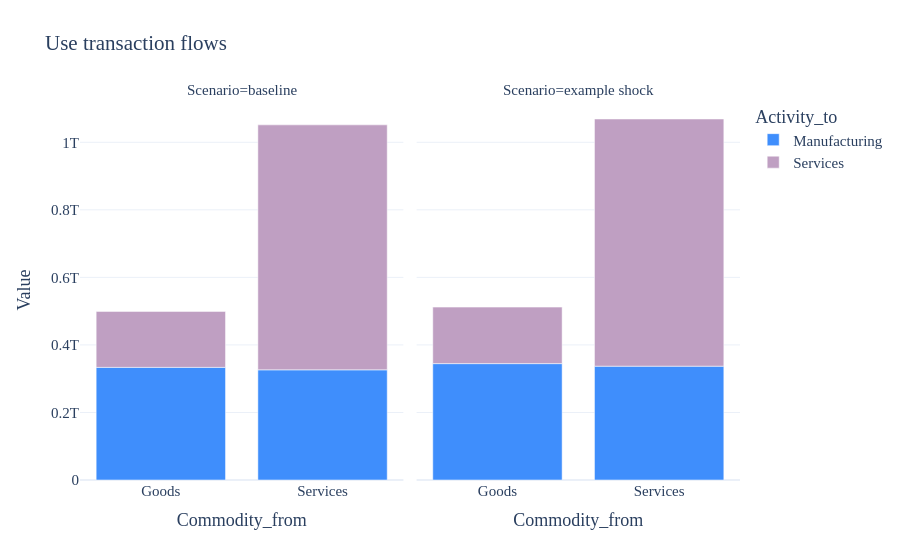

This figure's notebook cell:
### Markdown cell above
If you prefer to inspect absolute values instead of differences, plot both scenarios together and facet the result by `Scenario`.

### Code cell
db_SUT.plot(
    matrix="U",
    scenarios=["baseline", "example shock"],
    preset=None,
    kind="bar",
    x="Commodity_from",
    color="Activity_to",
    facet_col="Scenario",
    filters={"Region_from": ["Region 1"], "Region_to": ["Region 1"]},
    top_n=6,
    auto_open=False,
    path=False,
)

### Figure 1 — Plotly figure (JSON) as saved in the notebook; plotly's stock layout.template omitted (floating-point values rounded to 4 significant figures)
{"data": [{"hovertemplate": "Activity_to=Manufacturing<br>Scenario=baseline<br>Commodity_from=%{x}<br>Value=%{y}<extra></extra>", "legendgroup": "Manufacturing", "marker": {"color": "#3F8EFC", "pattern": {"shape": ""}}, "name": "Manufacturing", "orientation": "v", "showlegend": true, "textposition": "auto", "type": "bar", "x": ["Goods", "Services"], "xaxis": "x", "y": [333500000000.0, 326200000000.0], "yaxis": "y"}, {"hovertemplate": "Activity_to=Manufacturing<br>Scenario=example shock<br>Commodity_from=%{x}<br>Value=%{y}<extra></extra>", "legendgroup": "Manufacturing", "marker": {"color": "#3F8EFC", "pattern": {"shape": ""}}, "name": "Manufacturing", "orientation": "v", "showlegend": false, "textposition": "auto", "type": "bar", "x": ["Goods", "Services"], "xaxis": "x2", "y": [344600000000.0, 337100000000.0], "yaxis": "y2"}, {"hovertemplate": "Activity_to=Services<br>Scenario=baseline<br>Commodity_from=%{x}<br>Value=%{y}<extra></extra>", "legendgroup": "Services", "marker": {"color": "#BF9FC2", "pattern": {"shape": ""}}, "name": "Services", "orientation": "v", "showlegend": true, "textposition": "auto", "type": "bar", "x": ["Goods", "Services"], "xaxis": "x", "y": [165800000000.0, 725400000000.0], "yaxis": "y"}, {"hovertemplate": "Activity_to=Services<br>Scenario=example shock<br>Commodity_from=%{x}<br>Value=%{y}<extra></extra>", "legendgroup": "Services", "marker": {"color": "#BF9FC2", "pattern": {"shape": ""}}, "name": "Services", "orientation": "v", "showlegend": false, "textposition": "auto", "type": "bar", "x": ["Goods", "Services"], "xaxis": "x2", "y": [167200000000.0, 731800000000.0], "yaxis": "y2"}], "layout": {"annotations": [{"font": {}, "showarrow": false, "text": "Scenario=baseline", "x": 0.245, "xanchor": "center", "xref": "paper", "y": 1, "yanchor": "bottom", "yref": "paper"}, {"font": {}, "showarrow": false, "text": "Scenario=example shock", "x": 0.755, "xanchor": "center", "xref": "paper", "y": 1, "yanchor": "bottom", "yref": "paper"}], "barmode": "relative", "font": {"family": "Verdana", "size": 15}, "legend": {"title": {"text": "Activity_to"}, "tracegroupgap": 0}, "title": {"text": "Use transaction flows"}, "xaxis": {"anchor": "y", "domain": [0, 0.49], "title": {"text": "Commodity_from"}}, "xaxis2": {"anchor": "y2", "domain": [0.51, 1], "matches": "x", "title": {"text": "Commodity_from"}}, "yaxis": {"anchor": "x", "domain": [0, 1], "title": {"text": "Value"}}, "yaxis2": {"anchor": "x2", "domain": [0, 1], "matches": "y", "showticklabels": false}}}
